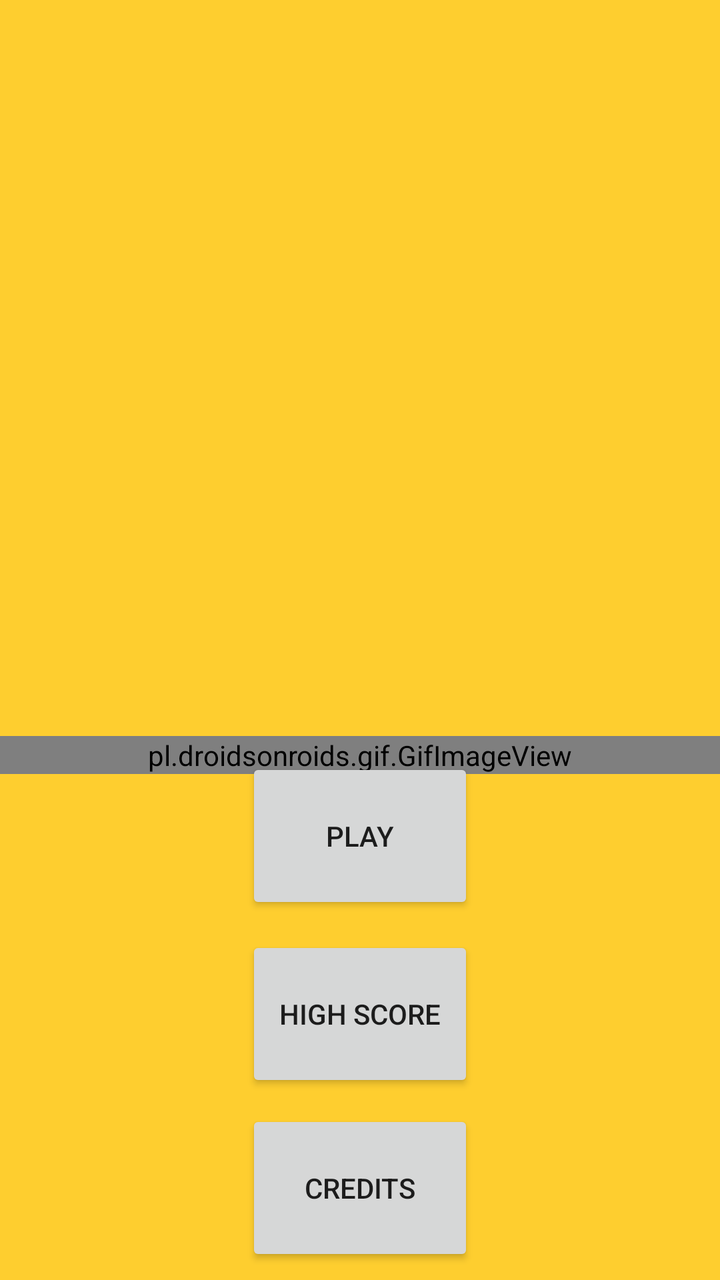
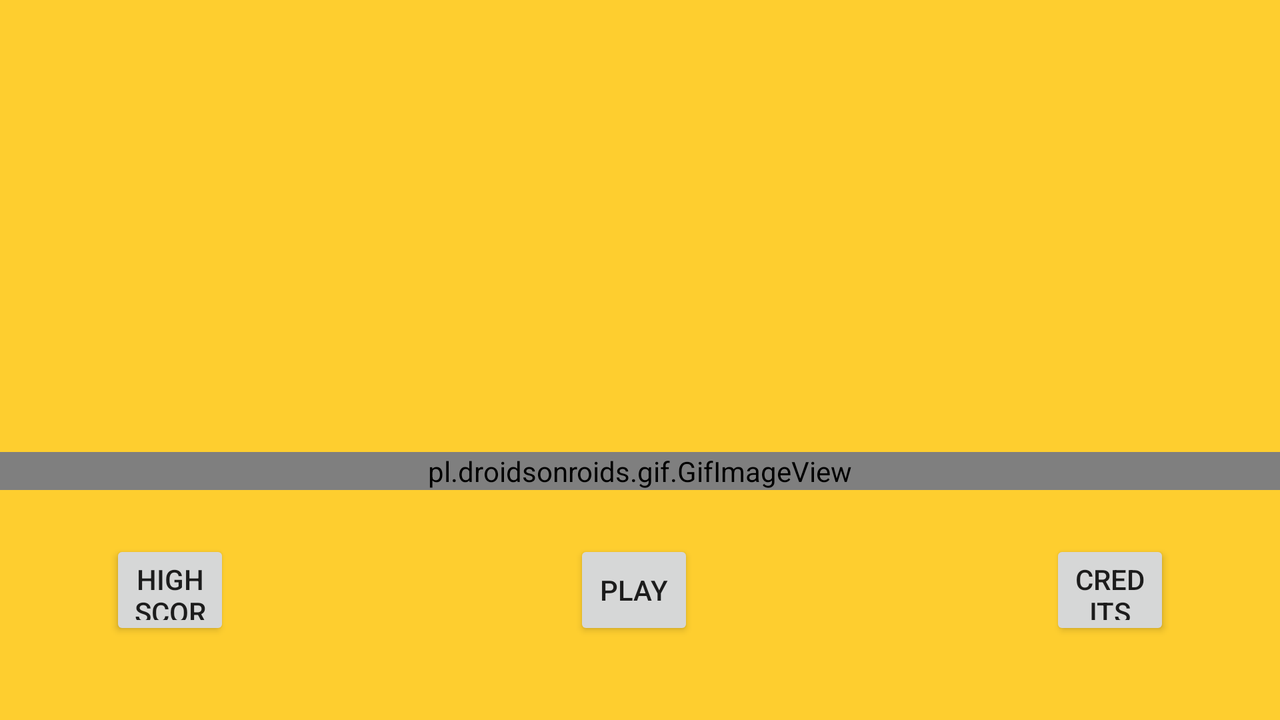

The same Android screen from two of the app's own layout files: first res/layout/ as a phone draws it, then the author's variant for another configuration, drawn on a device whose configuration selects that folder. Both files follow.
<!-- AndroidManifest.xml: application theme Theme.Concentration -->
<!-- res/layout/activity_main.xml -->
<?xml version="1.0" encoding="utf-8"?>
<RelativeLayout xmlns:android="http://schemas.android.com/apk/res/android"
    xmlns:app="http://schemas.android.com/apk/res-auto"
    xmlns:tools="http://schemas.android.com/tools"
    android:layout_width="match_parent"
    android:layout_height="match_parent"
    android:background="#fece2f"
    tools:context=".MainActivity">

    <pl.droidsonroids.gif.GifImageView
        android:id="@+id/gif"
        android:layout_width="match_parent"
        android:layout_height="wrap_content"
        android:layout_alignParentStart="true"
        android:layout_alignParentBottom="true"
        android:layout_marginStart="0dp"
        android:layout_marginTop="2dp"
        android:layout_marginBottom="253dp"
        android:src="@drawable/penguin_giphy" />

    <Button
        android:id="@+id/btnStartGame"
        android:layout_width="164dp"
        android:layout_height="78dp"
        android:layout_alignParentStart="true"
        android:layout_alignParentEnd="true"
        android:layout_alignParentBottom="true"
        android:layout_marginStart="123dp"
        android:layout_marginEnd="123dp"
        android:layout_marginBottom="183dp"
        android:text="Play"
        tools:layout_editor_absoluteX="271dp"
        tools:layout_editor_absoluteY="582dp" />

    <Button
        android:id="@+id/btnHighScore"
        android:layout_width="164dp"
        android:layout_height="78dp"
        android:layout_alignParentStart="true"
        android:layout_alignParentEnd="true"
        android:layout_alignParentBottom="true"
        android:layout_marginStart="123dp"
        android:layout_marginEnd="123dp"
        android:layout_marginBottom="94dp"
        android:text="High Score"
        tools:layout_editor_absoluteX="271dp"
        tools:layout_editor_absoluteY="582dp" />

    <Button
        android:id="@+id/btnCredit"
        android:layout_width="164dp"
        android:layout_height="78dp"
        android:layout_alignParentStart="true"
        android:layout_alignParentEnd="true"
        android:layout_alignParentBottom="true"
        android:layout_marginStart="123dp"
        android:layout_marginEnd="123dp"
        android:layout_marginBottom="7dp"
        android:text="Credits"
        tools:layout_editor_absoluteX="271dp"
        tools:layout_editor_absoluteY="582dp" />


</RelativeLayout>
<!-- resources referenced by this layout -->
<resources>
  <style name="Theme.Concentration" parent="Theme.MaterialComponents.DayNight.NoActionBar">
          
          <item name="colorPrimary">@color/purple_500</item>
          <item name="colorPrimaryVariant">@color/purple_700</item>
          <item name="colorOnPrimary">@color/white</item>
          
          <item name="colorSecondary">@color/teal_200</item>
          <item name="colorSecondaryVariant">@color/teal_700</item>
          <item name="colorOnSecondary">@color/black</item>
          
          <item name="android:statusBarColor" tools:targetApi="l">?attr/colorPrimaryVariant</item>
          
      </style>
</resources>
<!-- res/layout-land/activity_main.xml (the author's variant of the layout above) -->
<!-- drawn on the phone turned sideways -->
<?xml version="1.0" encoding="utf-8"?>
<RelativeLayout xmlns:android="http://schemas.android.com/apk/res/android"
    xmlns:app="http://schemas.android.com/apk/res-auto"
    xmlns:tools="http://schemas.android.com/tools"
    android:layout_width="match_parent"
    android:layout_height="match_parent"
    android:background="#fece2f"
    tools:context=".MainActivity">

    <pl.droidsonroids.gif.GifImageView
        android:id="@+id/gif"
        android:layout_width="match_parent"
        android:layout_height="wrap_content"
        android:layout_alignParentStart="true"
        android:layout_alignParentBottom="true"
        android:layout_marginStart="0dp"
        android:layout_marginTop="10dp"
        android:layout_marginBottom="115dp"
        android:src="@drawable/penguin_giphy" />

    <Button
        android:id="@+id/btnStartGame"
        android:layout_width="100dp"
        android:layout_height="50dp"
        android:layout_alignParentStart="true"
        android:layout_alignParentEnd="true"
        android:layout_alignParentBottom="true"
        android:layout_marginStart="287dp"
        android:layout_marginEnd="293dp"
        android:layout_marginBottom="40dp"
        android:text="Play" />

    <Button
        android:id="@+id/btnHighScore"
        android:layout_width="100dp"
        android:layout_height="50dp"
        android:layout_alignParentStart="true"
        android:layout_alignParentEnd="true"
        android:layout_alignParentBottom="true"
        android:layout_marginStart="55dp"
        android:layout_marginEnd="525dp"
        android:layout_marginBottom="40dp"
        android:text="High Score" />

    <Button
        android:id="@+id/btnCredit"
        android:layout_width="100dp"
        android:layout_height="50dp"
        android:layout_alignParentStart="true"
        android:layout_alignParentEnd="true"
        android:layout_alignParentBottom="true"
        android:layout_marginStart="525dp"
        android:layout_marginEnd="55dp"
        android:layout_marginBottom="40dp"
        android:text="Credits" />

    <Switch
        android:id="@+id/switchSong"
        android:layout_width="wrap_content"
        android:layout_height="wrap_content"
        android:layout_alignBottom="@id/gif"
        android:layout_marginRight="-730dp"
        android:layout_toLeftOf="@id/btnCredit"
        android:fontFamily="@font/bangers"
        android:text="Music" />


</RelativeLayout>
